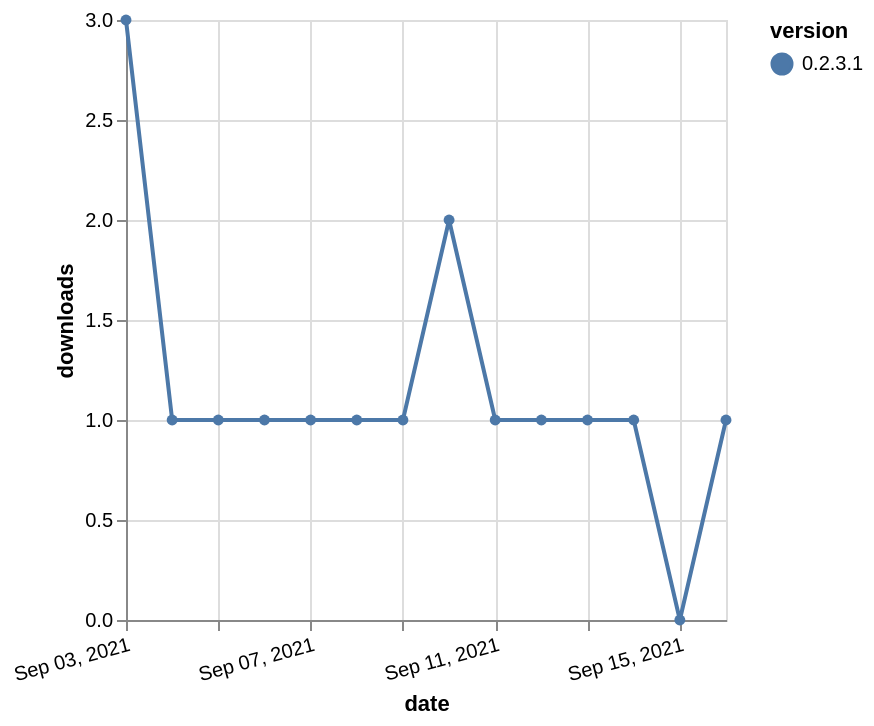

Vega-Lite specification for this chart:
### Vega-Lite specification from a JSON file in a GitHub repository (floating-point values rounded to 4 significant figures)
{"$schema": "https://vega.github.io/schema/vega-lite/v5.json", "description": "A simple bar chart with embedded data.", "data": {"values": [{"date": "2021-09-03", "total": 137, "delta": 3, "version": "0.2.3.1"}, {"date": "2021-09-04", "total": 138, "delta": 1, "version": "0.2.3.1"}, {"date": "2021-09-05", "total": 139, "delta": 1, "version": "0.2.3.1"}, {"date": "2021-09-06", "total": 140, "delta": 1, "version": "0.2.3.1"}, {"date": "2021-09-07", "total": 141, "delta": 1, "version": "0.2.3.1"}, {"date": "2021-09-08", "total": 142, "delta": 1, "version": "0.2.3.1"}, {"date": "2021-09-09", "total": 143, "delta": 1, "version": "0.2.3.1"}, {"date": "2021-09-10", "total": 145, "delta": 2, "version": "0.2.3.1"}, {"date": "2021-09-11", "total": 146, "delta": 1, "version": "0.2.3.1"}, {"date": "2021-09-12", "total": 147, "delta": 1, "version": "0.2.3.1"}, {"date": "2021-09-13", "total": 148, "delta": 1, "version": "0.2.3.1"}, {"date": "2021-09-14", "total": 149, "delta": 1, "version": "0.2.3.1"}, {"date": "2021-09-15", "total": 149, "delta": 0, "version": "0.2.3.1"}, {"date": "2021-09-16", "total": 150, "delta": 1, "version": "0.2.3.1"}]}, "width": "container", "mark": {"type": "line", "point": {"filled": true}}, "encoding": {"x": {"field": "date", "type": "temporal", "timeUnit": "yearmonthdate", "title": "date", "axis": {"labelAngle": -15}}, "y": {"field": "delta", "type": "quantitative", "title": "downloads"}, "color": {"field": "version", "type": "nominal"}, "tooltip": {"field": "delta"}}}
